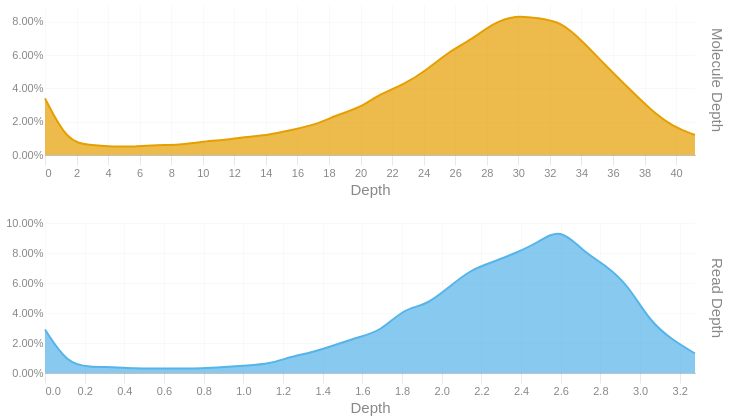

The notebook cell this image was saved under:
### Code cell
readdep = depth_hist(tb['Read Depth'], q99, 3)
readdep = readdep.with_columns(pl.lit('Read Depth').alias('Metric'))
if not SKIPLR:
    moldep = depth_hist(tb['Molecule Depth'], mol_q99, 1)
    moldep = moldep.with_columns(pl.lit('Molecule Depth').alias('Metric'))
    _hist = pl.concat([readdep, moldep])
    _hist = _hist.filter(pl.col('Proportion') != 0)
    with SafeRender(_hist):
        (
            alt.Chart(_hist)        
            .mark_area(interpolate = "basis")
            .encode(
                x=alt.X('Bin:Q').scale(domainMin=0).axis(alt.Axis(title='Depth')),
                y = alt.Y('Proportion:Q', title = None).axis(format = '.2%'),
                color = alt.Color('Metric:N').legend(None),
                row = alt.Row("Metric:N").header(title = None, labelOrient = 'right'),
                tooltip = [
                    alt.Tooltip("Metric:N", title = "Metric"),
                    alt.Tooltip('Interval:N', title = "Depth Interval"),
                    alt.Tooltip('Proportion:Q', title = "% Alignments").format('.2%')
                ]
            )
            .resolve_scale(x='independent', y='independent')
            .properties(
                height = 150, width = 650,
                usermeta={'embedOptions': {'downloadFileName': f'{samplename}.depth.hist'}}
            )
        ).display()
else:
    readdep = readdep.filter(pl.col('Proportion') != 0)
    with SafeRender(readdep):
        (
            alt.Chart(readdep)        
            .mark_area(interpolate = "basis")
            .encode(
                x=alt.X('Bin:Q').scale(domainMin=0).axis(alt.Axis(title='Depth')),
                y = alt.Y('Proportion:Q', title = None).axis(format = '.2%'),
                tooltip = [
                    alt.Tooltip('Interval:N', title = "Depth Interval"),
                    alt.Tooltip('Proportion:Q', title = "% Alignments").format('.2%')
                ]
            )
            .properties(
                usermeta={'embedOptions': {'downloadFileName': f'{samplename}.depth.hist'}}
            )
        ).display()

### Figure 1 — Vega-Lite specification as saved in the notebook (floating-point values rounded to 4 significant figures)
{"width": 650, "height": 150, "config": {"title": {"anchor": "start", "dy": -15, "fontSize": 18, "color": "#888888", "subtitleColor": "#888888", "subtitleFontSize": 14}, "arc": {"fill": "#0072B2"}, "axis": {"domainColor": "#888888", "domainWidth": 0.5, "gridWidth": 0.2, "grid": false, "titleFontWeight": 400, "titleFontSize": 15, "labelFontSize": 11, "labelColor": "#888888", "tickColor": "#888888", "tickWidth": 0.2, "titleColor": "#888888"}, "axisBand": {"grid": false}, "axisX": {"grid": true, "tickSize": 10, "domainCap": "round"}, "axisY": {"domain": false, "grid": true, "tickSize": 0, "domainCap": "round"}, "background": "transparent", "header": {"labelFontSize": 15, "labelColor": "#888888", "titleFontSize": 15, "titleFontWeight": 600, "titleColor": "#888888"}, "legend": {"labelFont": "sans-serif", "labelFontSize": 12, "labelColor": "#888888", "symbolSize": 100, "symbolType": "circle", "titleFontSize": 12, "titlePadding": 10, "titleColor": "#888888", "title": null}, "range": {"category": ["#E69F00", "#56B4E9", "#009E73", "#F0E442", "#0072B2", "#D55E00", "#CC79A7", "#000000"], "diverging": ["#cfe8f3", "#a2d4ec", "#73bfe2", "#46abdb", "#1696d2", "#12719e"]}, "area": {"fill": "#0072B2", "fillOpacity": 0.7, "line": true, "strokeOpacity": 0.7}, "line": {"color": "#0072B2", "stroke": "#0072B2", "strokeWidth": 2}, "trail": {"color": "#0072B2", "stroke": "#0072B2", "strokeWidth": 0, "size": 1}, "point": {"filled": true, "fillOpacity": 1.0, "size": 95}, "text": {"color": "#888888", "fontSize": 11, "align": "right", "fontWeight": 400, "size": 11}, "bar": {"fill": "#0072B2", "stroke": null}, "view": {"stroke": null, "continuousWidth": 660, "continuousHeight": 400}}, "data": {"name": "data-9867225b0f9c4de77c70ad78a6d21904"}, "mark": {"type": "area", "interpolate": "basis"}, "encoding": {"color": {"field": "Metric", "legend": null, "type": "nominal"}, "row": {"field": "Metric", "header": {"title": null, "labelOrient": "right"}, "type": "nominal"}, "tooltip": [{"field": "Metric", "title": "Metric", "type": "nominal"}, {"field": "Interval", "title": "Depth Interval", "type": "nominal"}, {"field": "Proportion", "format": ".2%", "title": "% Alignments", "type": "quantitative"}], "x": {"axis": {"title": "Depth"}, "field": "Bin", "scale": {"domainMin": 0}, "type": "quantitative"}, "y": {"axis": {"format": ".2%"}, "field": "Proportion", "title": null, "type": "quantitative"}}, "resolve": {"scale": {"x": "independent", "y": "independent"}}, "usermeta": {"embedOptions": {"downloadFileName": "S6_Waccamaw_1691.depth.hist"}}, "$schema": "https://vega.github.io/schema/vega-lite/v6.1.0.json", "datasets": {"data-9867225b0f9c4de77c70ad78a6d21904": [{"Bin": 0.0, "Interval": "0.0-0.113", "Proportion": 0.029, "Metric": "Read Depth"}, {"Bin": 0.113, "Interval": "0.113-0.226", "Proportion": 0.006, "Metric": "Read Depth"}, {"Bin": 0.226, "Interval": "0.226-0.339", "Proportion": 0.004, "Metric": "Read Depth"}, {"Bin": 0.339, "Interval": "0.339-0.452", "Proportion": 0.004, "Metric": "Read Depth"}, {"Bin": 0.452, "Interval": "0.452-0.565", "Proportion": 0.003, "Metric": "Read Depth"}, {"Bin": 0.565, "Interval": "0.565-0.678", "Proportion": 0.003, "Metric": "Read Depth"}, {"Bin": 0.678, "Interval": "0.678-0.791", "Proportion": 0.003, "Metric": "Read Depth"}, {"Bin": 0.791, "Interval": "0.791-0.904", "Proportion": 0.003, "Metric": "Read Depth"}, {"Bin": 0.904, "Interval": "0.904-1.017", "Proportion": 0.004, "Metric": "Read Depth"}, {"Bin": 1.017, "Interval": "1.017-1.13", "Proportion": 0.005, "Metric": "Read Depth"}, {"Bin": 1.13, "Interval": "1.13-1.243", "Proportion": 0.006, "Metric": "Read Depth"}, {"Bin": 1.243, "Interval": "1.243-1.356", "Proportion": 0.011, "Metric": "Read Depth"}, {"Bin": 1.356, "Interval": "1.356-1.469", "Proportion": 0.014, "Metric": "Read Depth"}, {"Bin": 1.469, "Interval": "1.469-1.582", "Proportion": 0.019, "Metric": "Read Depth"}, {"Bin": 1.582, "Interval": "1.582-1.695", "Proportion": 0.024, "Metric": "Read Depth"}, {"Bin": 1.695, "Interval": "1.695-1.808", "Proportion": 0.028, "Metric": "Read Depth"}, {"Bin": 1.808, "Interval": "1.808-1.921", "Proportion": 0.043, "Metric": "Read Depth"}, {"Bin": 1.921, "Interval": "1.921-2.034", "Proportion": 0.045, "Metric": "Read Depth"}, {"Bin": 2.034, "Interval": "2.034-2.147", "Proportion": 0.057, "Metric": "Read Depth"}, {"Bin": 2.147, "Interval": "2.147-2.26", "Proportion": 0.069, "Metric": "Read Depth"}, {"Bin": 2.26, "Interval": "2.26-2.373", "Proportion": 0.074, "Metric": "Read Depth"}, {"Bin": 2.373, "Interval": "2.373-2.486", "Proportion": 0.08, "Metric": "Read Depth"}, {"Bin": 2.486, "Interval": "2.486-2.599", "Proportion": 0.087, "Metric": "Read Depth"}, {"Bin": 2.599, "Interval": "2.599-2.712", "Proportion": 0.097, "Metric": "Read Depth"}, {"Bin": 2.712, "Interval": "2.712-2.825", "Proportion": 0.081, "Metric": "Read Depth"}, {"Bin": 2.825, "Interval": "2.825-2.938", "Proportion": 0.072, "Metric": "Read Depth"}, {"Bin": 2.938, "Interval": "2.938-3.051", "Proportion": 0.059, "Metric": "Read Depth"}, {"Bin": 3.051, "Interval": "3.051-3.164", "Proportion": 0.034, "Metric": "Read Depth"}, {"Bin": 3.164, "Interval": "3.164-3.277", "Proportion": 0.022, "Metric": "Read Depth"}, {"Bin": 3.277, "Interval": "3.277-3.39", "Proportion": 0.013, "Metric": "Read Depth"}, {"Bin": 0.0, "Interval": "0.0-1.4", "Proportion": 0.034, "Metric": "Molecule Depth"}, {"Bin": 1.4, "Interval": "1.4-2.8", "Proportion": 0.008, "Metric": "Molecule Depth"}, {"Bin": 2.8, "Interval": "2.8-4.3", "Proportion": 0.006, "Metric": "Molecule Depth"}, {"Bin": 4.3, "Interval": "4.3-5.7", "Proportion": 0.005, "Metric": "Molecule Depth"}, {"Bin": 5.7, "Interval": "5.7-7.1", "Proportion": 0.005, "Metric": "Molecule Depth"}, {"Bin": 7.1, "Interval": "7.1-8.5", "Proportion": 0.006, "Metric": "Molecule Depth"}, {"Bin": 8.5, "Interval": "8.5-9.9", "Proportion": 0.006, "Metric": "Molecule Depth"}, {"Bin": 9.9, "Interval": "9.9-11.4", "Proportion": 0.008, "Metric": "Molecule Depth"}, {"Bin": 11.4, "Interval": "11.4-12.8", "Proportion": 0.009, "Metric": "Molecule Depth"}, {"Bin": 12.8, "Interval": "12.8-14.2", "Proportion": 0.011, "Metric": "Molecule Depth"}, {"Bin": 14.2, "Interval": "14.2-15.6", "Proportion": 0.012, "Metric": "Molecule Depth"}, {"Bin": 15.6, "Interval": "15.6-17.1", "Proportion": 0.015, "Metric": "Molecule Depth"}, {"Bin": 17.1, "Interval": "17.1-18.5", "Proportion": 0.018, "Metric": "Molecule Depth"}, {"Bin": 18.5, "Interval": "18.5-19.9", "Proportion": 0.024, "Metric": "Molecule Depth"}, {"Bin": 19.9, "Interval": "19.9-21.3", "Proportion": 0.028, "Metric": "Molecule Depth"}, {"Bin": 21.3, "Interval": "21.3-22.7", "Proportion": 0.037, "Metric": "Molecule Depth"}, {"Bin": 22.7, "Interval": "22.7-24.2", "Proportion": 0.042, "Metric": "Molecule Depth"}, {"Bin": 24.2, "Interval": "24.2-25.6", "Proportion": 0.051, "Metric": "Molecule Depth"}, {"Bin": 25.6, "Interval": "25.6-27.0", "Proportion": 0.062, "Metric": "Molecule Depth"}, {"Bin": 27.0, "Interval": "27.0-28.4", "Proportion": 0.069, "Metric": "Molecule Depth"}, {"Bin": 28.4, "Interval": "28.4-29.8", "Proportion": 0.079, "Metric": "Molecule Depth"}, {"Bin": 29.8, "Interval": "29.8-31.3", "Proportion": 0.084, "Metric": "Molecule Depth"}, {"Bin": 31.3, "Interval": "31.3-32.7", "Proportion": 0.082, "Metric": "Molecule Depth"}, {"Bin": 32.7, "Interval": "32.7-34.1", "Proportion": 0.08, "Metric": "Molecule Depth"}, {"Bin": 34.1, "Interval": "34.1-35.5", "Proportion": 0.068, "Metric": "Molecule Depth"}, {"Bin": 35.5, "Interval": "35.5-37.0", "Proportion": 0.054, "Metric": "Molecule Depth"}, {"Bin": 37.0, "Interval": "37.0-38.4", "Proportion": 0.04, "Metric": "Molecule Depth"}, {"Bin": 38.4, "Interval": "38.4-39.8", "Proportion": 0.027, "Metric": "Molecule Depth"}, {"Bin": 39.8, "Interval": "39.8-41.2", "Proportion": 0.017, "Metric": "Molecule Depth"}, {"Bin": 41.2, "Interval": "41.2-42.64", "Proportion": 0.012, "Metric": "Molecule Depth"}]}}
